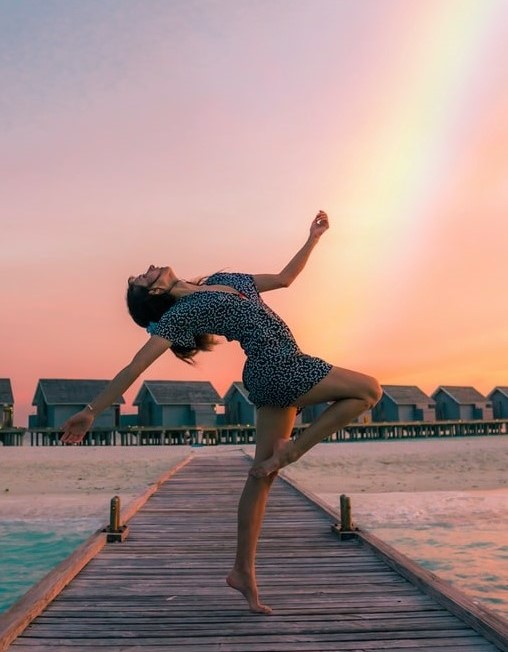
#> input picture Resources/image.jpg, 508 x 652 px
$ python 'chapter#2.py'
#> lines starting #> are read from the running program, lines starting #| are printed output that depends on the picture; after the words box and inside, x2 and y2 are one past the last pixel; in counts of white or black regions, pixels touching at a corner belong together
import cv2
import numpy as np
img = cv2.imread("Resources/image.jpg")
#> img is the input picture: shape (652, 508, 3); mean B, G, R 137.5, 142.1, 169

#GreyScale Images

imgGrey = cv2.cvtColor(img, cv2.COLOR_BGR2GRAY)
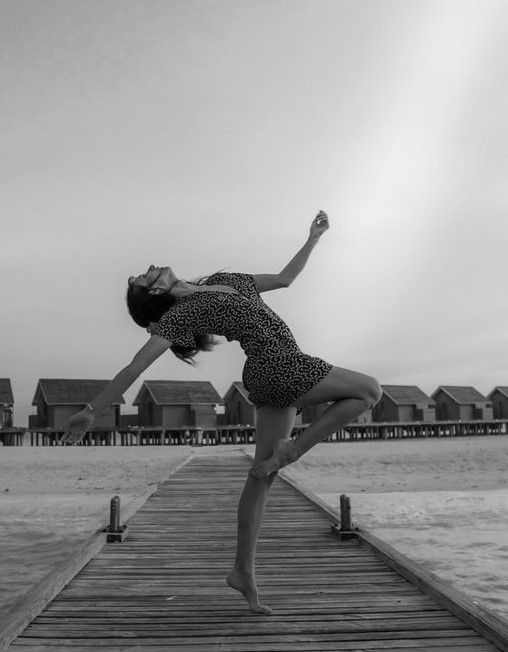
#> imgGrey: shape (652, 508); min 0, max 240, mean 149.6
cv2.imshow("Grey Image", imgGrey)
cv2.waitKey(0)

#Blur Images
imgBlur = cv2.GaussianBlur(imgGrey, (7,7),0)
cv2.imshow("Blur Image", imgBlur)
cv2.waitKey(0)

#Edge Detector

imgCanny = cv2.Canny(img,100,100)
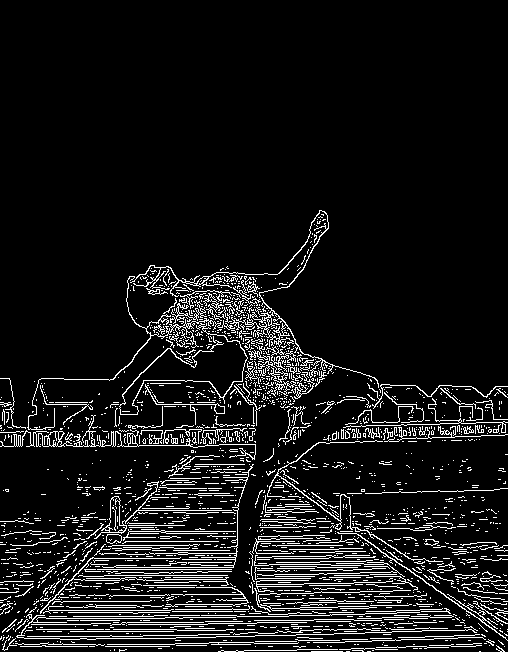
#> imgCanny: shape (652, 508); 9.1% white in thin lines or dots, all inside (x1, y1, x2, y2) = (0, 210, 508, 652)
cv2.imshow("Edge Detector", imgCanny)
cv2.waitKey(0)

#Broad Edges
kernel = np.ones((5,5),np.uint8)

imgDilation = cv2.dilate(imgCanny, kernel, iterations = 1)
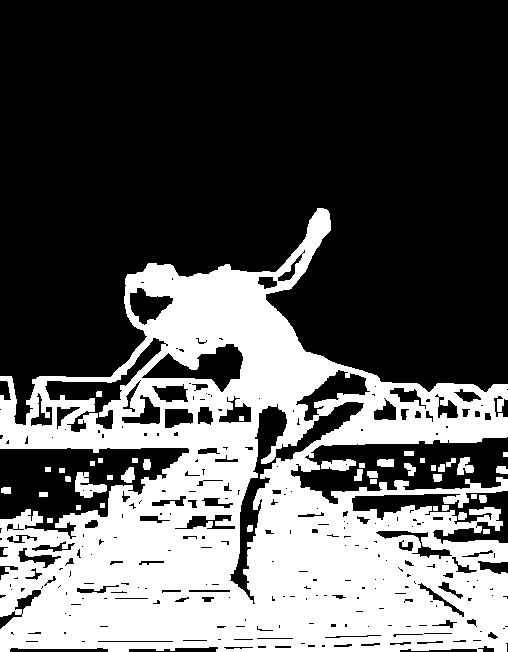
#> imgDilation: shape (652, 508); 35% white; 41 white regions, largest, box (x1, y1, x2, y2) and area: (0, 208, 508, 652) 113220, (75, 472, 107, 498) 447, (321, 459, 356, 471) 295
cv2.imshow("Broad Edges", imgDilation)
cv2.waitKey(0)

#Thinner Edges

imgErosion = cv2.erode(imgDilation, kernel, iterations = 1)
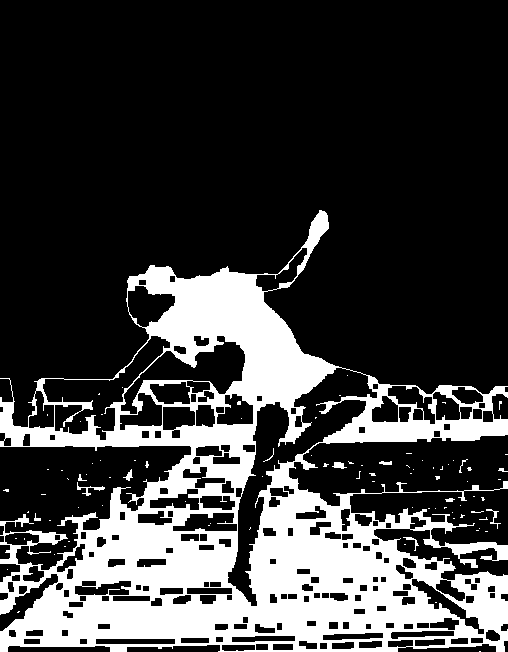
#> imgErosion: shape (652, 508); 24.3% white; 91 white regions (78 under 20 px), largest, box (x1, y1, x2, y2) and area: (0, 210, 508, 652) 79690, (77, 482, 105, 496) 93, (332, 462, 347, 469) 65
cv2.imshow("Thin Edges", imgErosion)
cv2.waitKey(0)
